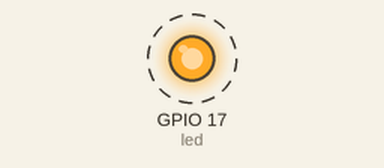
A program run on a simulated Raspberry Pi (BCM pin numbers). On the bench: output pins drawn as LEDs (lit = HIGH). Dashed ring = blinking.

Above: at 0.5 s.
Timing chart, 0 to 4.6 s (numbered marks = the images above):
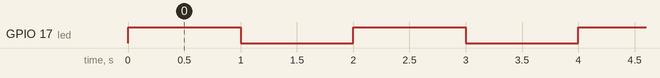

The program:

2.py
```python
from gpiozero import LED
from gpiozero.pins.lgpio import LGPIOFactory
from time import sleep

factory = LGPIOFactory(chip=0)

led = LED(17, pin_factory=factory)

while True:
    led.on()
    sleep(1)
    led.off()
    sleep(1)
```

Measured:
- by itself, GPIO 17 (led): alternates HIGH for 1.0 s and LOW for 1.0 s
